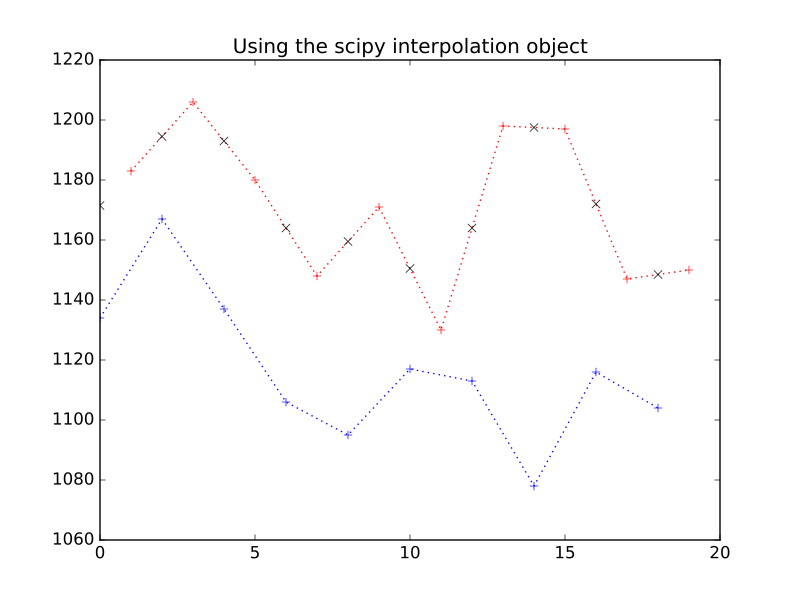

The script that drew this image:
# We use the interpolator to get the values for slice 0 times:

interped_vals = lin_interper(times_slice_0)

plt.plot(times_slice_0[:10], time_course_slice_0[:10], 'b:+')
# [...]
plt.plot(times_slice_1[:10], time_course_slice_1[:10], 'r:+')
# [...]
plt.plot(times_slice_0[:10], interped_vals[:10], 'kx')
# [...]
plt.title('Using the scipy interpolation object')
# <...>
